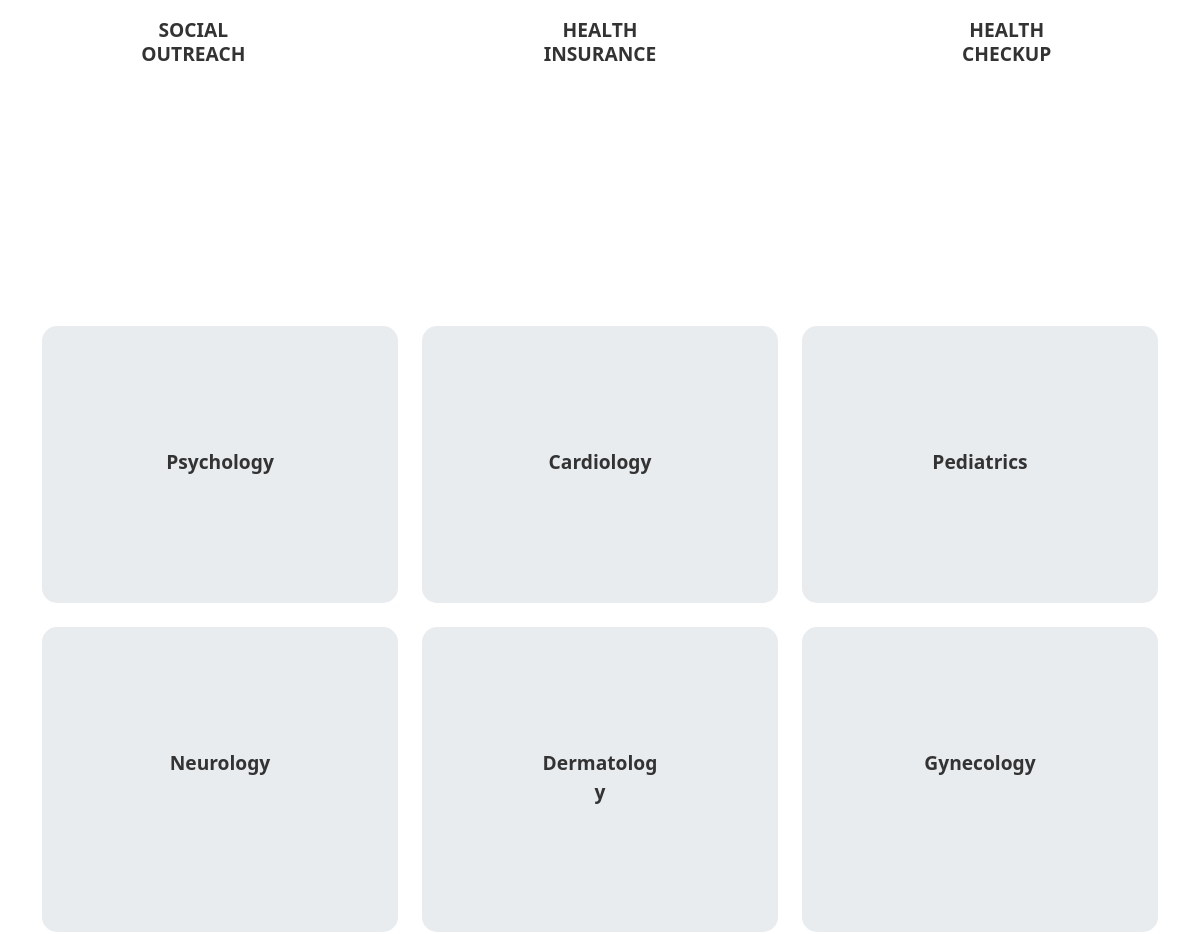
The app's page /home (middle part), older data.
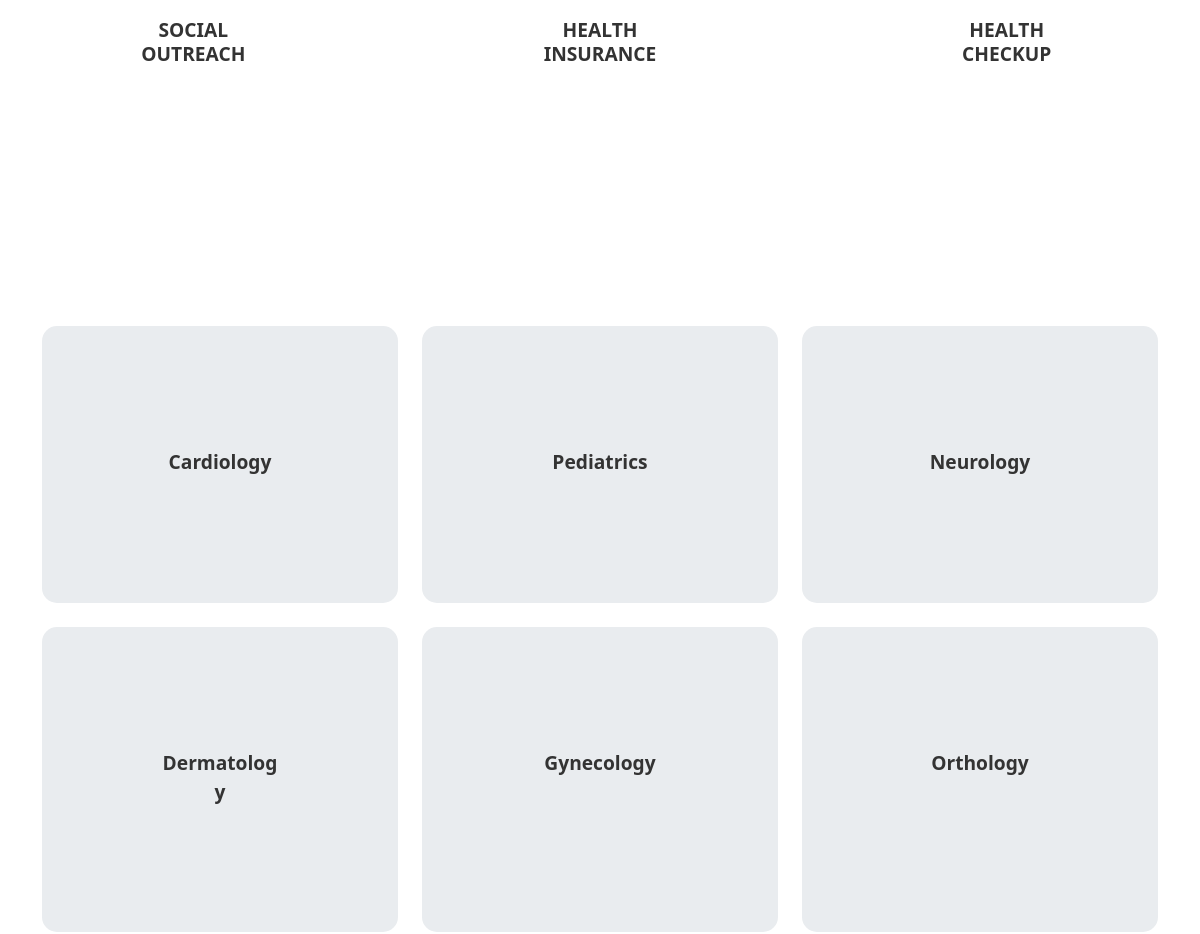
The same page, newer data.
### app/models.py (models this page shows, shortened)
class Departments(models.Model):
    dep_name=models.CharField(max_length=100)
    dep_description=models.TextField()

### app/views.py (the view)
# urls.py: 2. Add a URL to urlpatterns:  path('', views.home, name='home')
def home(request):
    dept= Departments.objects.all()
    return render(request,'users/home.html',{'department':dept})

### template/users/home.html (shortened to what this page needs)
{% extends 'users/base.html' %}
{% block content %}
{% load static %}
<div class="card-group mt-5">
  <div class="card">
    <div class="card-body">
      <h5 class="card-title"><a href="{% url 'outreach' %}" class="text-decoration-none">SOCIAL OUTREACH</a></h5>
    </div>
  </div>
  <div class="card">
    <div class="card-body">
      <h5 class="card-title"><a href="{% url 'health_insurance' %}" class="text-decoration-none">HEALTH INSURANCE</a></h5>
    </div>
  </div>
  <div class="card">
    <div class="card-body">
      <h5 class="card-title"><a href="{% url 'health_checkup' %}" class="text-decoration-none">HEALTH CHECKUP</a></h5>
    </div>
  </div>
</div>
<h1 class="text-center mb-5">OUR DEPARTMENTS</h1>
<div class="container ">
  <div class="row">
    {% for d in department %}
      <div class="col-md-4 mb-4 ">
        <div class="card h-100 bg-body-secondary">
          <div class="card-body text-center ">
            <h4 class="card-title">
              <a href="{% url 'department_doctors' department_id=d.id %}" class="text-decoration-none">{{ d.dep_name }}</a>
            </h4>
          </div>
        </div>
      </div>
    {% endfor %}
  </div>
</div>
{% endblock %}

Row changes from the older to the newer data that the page shows:
removed Departments: dep_name "Psychology"
now on this page (row unchanged): Departments: dep_name "Orthology"
